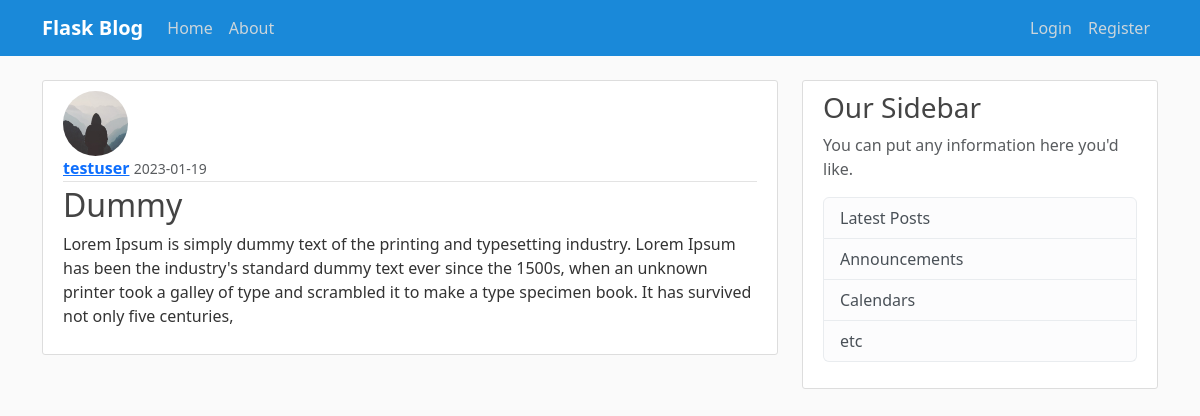
/post/1, run on the app's committed database.
### flaskblog/models.py (models this page shows, shortened)
class User(db.Model,UserMixin):
    id = db.Column(db.Integer, primary_key = True)
    username = db.Column(db.String(20), unique = True,nullable=False)
    image_file = db.Column(db.String(20),nullable=False,default='default.jpg')
    password = db.Column(db.String(60),nullable=False)
    posts=db.relationship('Post',backref='author',lazy=True)

class Post(db.Model):
    id = db.Column(db.Integer, primary_key = True)
    title=db.Column(db.String(100),nullable=False)
    date_posted=db.Column(db.DateTime,nullable=False,default=datetime.utcnow)
    content=db.Column(db.Text,nullable=False)
    user_id=db.Column(db.Integer,db.ForeignKey('user.id'),nullable=False)

### flaskblog/routes.py (the view)
@app.route("/post/<int:post_id>")
def post(post_id):
   post=Post.query.get_or_404(post_id)
   return render_template('post.html',title=post.title,post=post)

### flaskblog/templates/post.html (shortened to what this page needs)
{% extends "layout.html" %}
{% block content %}
  <article class="media content-section">
    <img class="rounded-circle article-img" src="{{ url_for('static',filename='profile_pics/' + post.author.image_file) }}" alt="">
    <div class="media-body">
      <div class="article-metadata">
        <a class="mr-2" href="#">{{ post.author.username }}</a>
        <small class="text-muted">{{ post.date_posted.strftime('%Y-%m-%d') }}</small>
      </div>
      <h2 class="article-title">{{ post.title }}</h2>
      <p class="article-content">{{ post.content }}</p>
    </div>
  </article>
{% endblock content %}

### flaskblog/static/main.css (style rules this page uses)
body { background: #fafafa; color: #333333; margin-top: 5rem; }
h1, h2, h3, h4, h5, h6 { color: #444444; }
a { font-weight: 700; }
.content-section { background: #ffffff; padding: 10px 20px; border: 1px solid #dddddd; border-radius: 3px; margin-bottom: 20px; }
.article-title { color: #444444; }
.article-content { white-space: pre-line; }
.article-img { height: 65px; width: 65px; margin-right: 16px; }
.article-metadata { padding-bottom: 1px; margin-bottom: 4px; border-bottom: 1px solid #e3e3e3 }

### data on the page
User: image_file (placeholder picture), author.username "testuser"
Post: date_posted "2023-01-19", title "Dummy", content "Lorem Ipsum is simply dummy text of the printing and typesetting industry. Lorem Ipsum has been the industry's standard dummy text ever since the 1500s, when an unknown printer took a galley of type and scrambled it to make a type specimen book. It has survived not only five centuries,"
